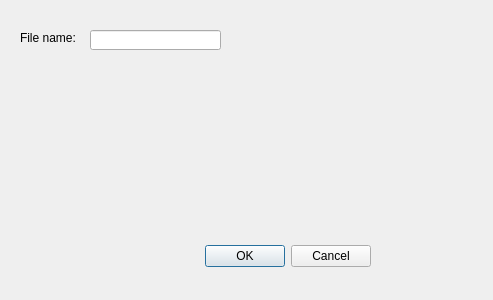
<?xml version="1.0" encoding="UTF-8"?>
<ui version="4.0">
 <class>Dialog</class>
 <widget class="QDialog" name="Dialog">
  <property name="geometry">
   <rect>
    <x>0</x>
    <y>0</y>
    <width>493</width>
    <height>300</height>
   </rect>
  </property>
  <property name="windowTitle">
   <string>Dialog</string>
  </property>
  <widget class="QDialogButtonBox" name="buttonBox">
   <property name="geometry">
    <rect>
     <x>30</x>
     <y>240</y>
     <width>341</width>
     <height>32</height>
    </rect>
   </property>
   <property name="orientation">
    <enum>Qt::Horizontal</enum>
   </property>
   <property name="standardButtons">
    <set>QDialogButtonBox::Cancel|QDialogButtonBox::Ok</set>
   </property>
  </widget>
  <widget class="QLabel" name="label">
   <property name="geometry">
    <rect>
     <x>20</x>
     <y>30</y>
     <width>81</width>
     <height>16</height>
    </rect>
   </property>
   <property name="text">
    <string>File name:</string>
   </property>
  </widget>
  <widget class="QLineEdit" name="lineEdit">
   <property name="geometry">
    <rect>
     <x>90</x>
     <y>30</y>
     <width>131</width>
     <height>20</height>
    </rect>
   </property>
  </widget>
 </widget>
 <resources/>
 <connections>
  <connection>
   <sender>buttonBox</sender>
   <signal>accepted()</signal>
   <receiver>Dialog</receiver>
   <slot>accept()</slot>
   <hints>
    <hint type="sourcelabel">
     <x>248</x>
     <y>254</y>
    </hint>
    <hint type="destinationlabel">
     <x>157</x>
     <y>274</y>
    </hint>
   </hints>
  </connection>
  <connection>
   <sender>buttonBox</sender>
   <signal>rejected()</signal>
   <receiver>Dialog</receiver>
   <slot>reject()</slot>
   <hints>
    <hint type="sourcelabel">
     <x>316</x>
     <y>260</y>
    </hint>
    <hint type="destinationlabel">
     <x>286</x>
     <y>274</y>
    </hint>
   </hints>
  </connection>
 </connections>
</ui>
